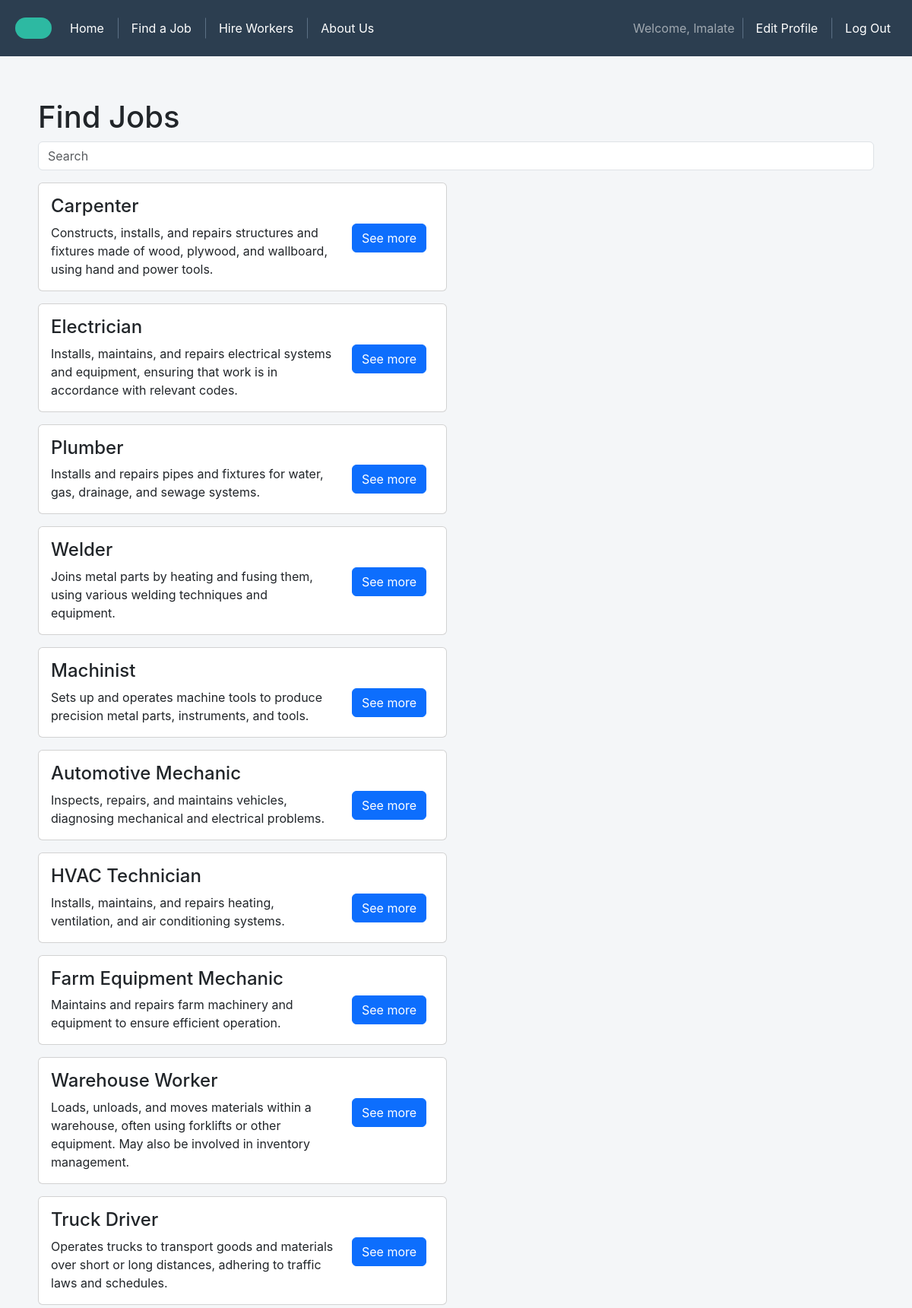
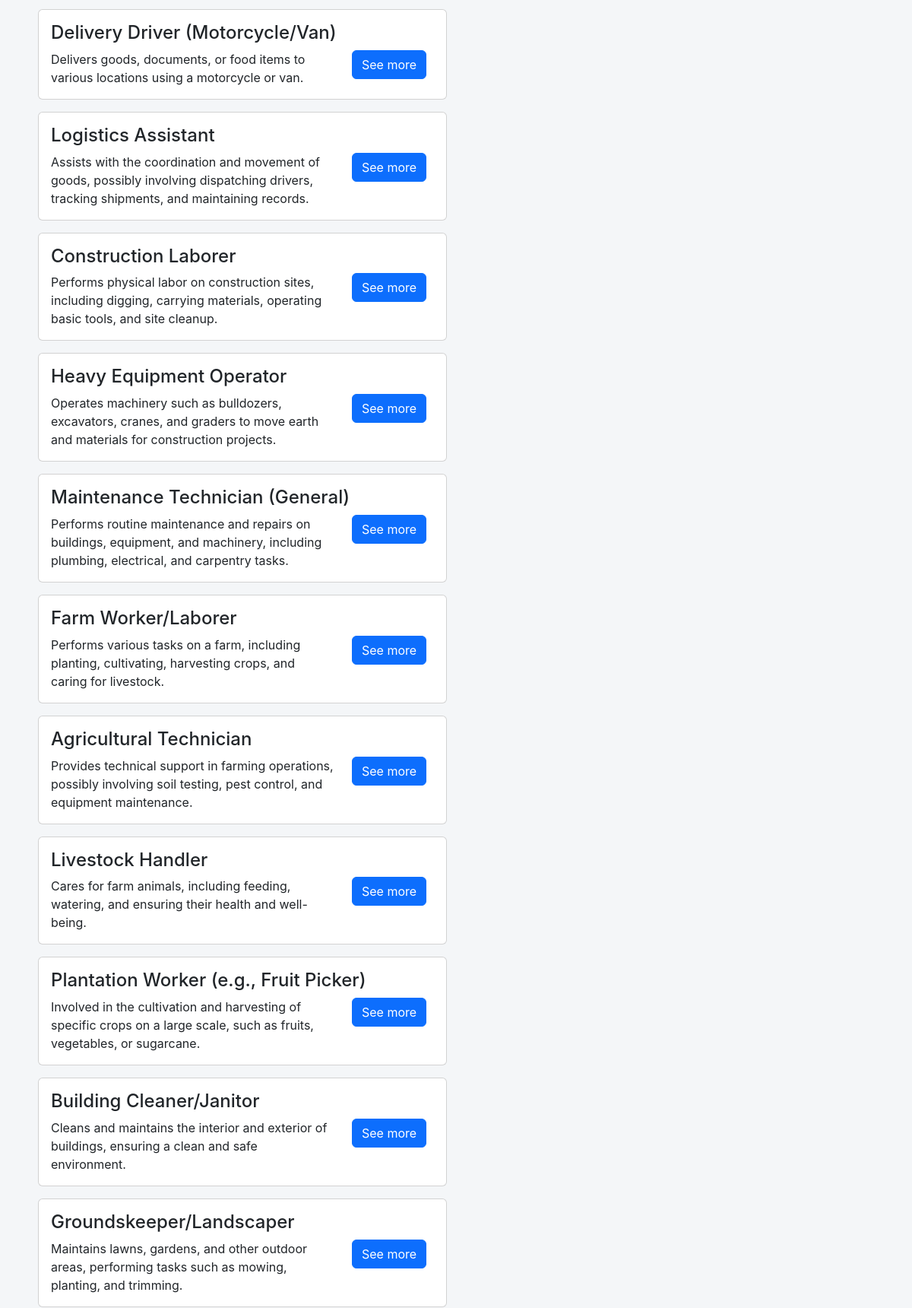
The page /jobs/ (signed in, upper part) on the database its author committed (2 pictures, top to bottom).
### session/models.py (models this page shows, shortened)
class User(AbstractUser):
    USER_TYPE_CHOICES = (
        ('worker', 'Worker'),
        ('employer', 'Employer'),
    )
    username = models.CharField(max_length=20, unique=True)
    user_type = models.CharField(max_length=10, choices=USER_TYPE_CHOICES)
    contact_number = models.CharField(max_length=100, blank=True, null=True)
    objects = UserManager()

### findjob/models.py (models this page shows)
class Job(models.Model):
    name = models.CharField(max_length=255)
    description = models.TextField(blank=True)
    category = models.CharField(max_length=255)
    schedule = models.CharField(max_length=255)
    salary = models.DecimalField(decimal_places=2, max_digits=10)
    details = models.TextField(blank=True)

### findjob/views.py (the view)
# urls.py: path('jobs/', find_jobs_view, name='find_jobs_view'),
@login_required
def find_jobs_view(request, *args, **kwargs):
    jobs = Job.objects.all()
    search_query = request.GET.get("search_query")
    if search_query:
        jobs = jobs.filter(category__icontains=search_query) | \
               jobs.filter(name__icontains=search_query) | \
               jobs.filter(description__icontains=search_query)
    for job in jobs:
        if job.details:
            job.details = job.details.split(",")
    context = {
        "jobs": jobs,
    }
    return render(request, "jobs.html", context)

### findjob/templates/jobs.html (shortened to what this page needs)
{% extends 'base.html' %}
{% load static %}
{% block add_css %}
    <link rel="stylesheet" href="{% static 'css/job.css' %}">
{% endblock %}
{% block nav %}
    {% include 'nav.html' %}
{% endblock %}
{% block content %}
<div class="body-container page-fade-in">
    <h1 class="page-fade-in">Find Jobs</h1>
    <div class="col page-fade-in">
        <form method="GET" class="page-fade-in">
            <div class="row mb-3">
                <div class="col">
                    <input type="text" name="search_query" id="search" class="form-control" placeholder="Search">
                </div>
            </div>
        </form>
    </div>
    <div class="row page-fade-in">
        <div class="col job-list container page-fade-in">
            {% for job in jobs %}
                <div class="card mb-3">
                    <div class="card-body">
                        <h4 class="card-title">{{ job.name }}</h4>
                        <div class="row">
                            <div class="col-sm-9">
                                <p class="card-text float-start">{{ job.description }}</p>
                            </div>
                            <div class="col-sm-3">
                                <button type="button" class="btn btn-primary show-details-btn" id="{{ job.name }}">See more</button>
                            </div>
                        </div>
                    </div>
                </div>
            {% endfor %}
        </div>
        <div class="col">
        </div>
    </div>
</div>
{% endblock %}

### templates/nav.html (shortened to what this page needs)
{% load static %}
<nav class="navbar navbar-expand-sm navbar-dark bg-dark">
    <div class="navbar-brand">
        <div class="nav-logo"></div>
    </div>
    <ul class="navbar-nav me-auto">
        <li class="nav-item">
            <a href="{% url 'homepage_view' %}" class="nav-link">Home</a>
        </li>
        {% if user.is_authenticated %}
            {% if user.user_type == 'worker' %}
                <li class="nav-item">
                    <a href="{% url 'find_jobs_view' %}" class="nav-link">Find a Job</a>
                </li>
            {% elif user.user_type == 'employer' %}
                <li class="nav-item">
                    <a href="{% url 'find_jobs_view' %}" class="nav-link">Find a Job</a>
                </li>
                <li class="nav-item">
                    <a href="{% url 'hire_workers_view' %}" class="nav-link">Hire Workers</a>
                </li>
            {% endif %}
            <li class="nav-item">
                <a href="{% url 'about_view' %}" class="nav-link">About Us</a>
            </li>
        {% else %}
            <li class="nav-item">
                <a href="{% url 'about_view' %}" class="nav-link">About Us</a>
            </li>
        {% endif %}
    </ul>
    <ul class="navbar-nav ms-auto">
        {% if user.is_authenticated %}
            <li class="nav-item">
                <div class="navbar-text">Welcome, {{ user.username }}</div>
            </li>
            {% if user.user_type == 'worker' %}
                <li class="nav-item">
                    <a href="{% url 'edit_profile_view' %}" class="nav-link">Edit Profile</a>
                </li>
            {% elif user.user_type == 'employer' %}
                <li class="nav-item">
                    <a href="{% url 'edit_employer_profile_view' %}" class="nav-link">Edit Profile</a>
                </li>
            {% endif %}
            <li class="nav-item">
                <form method="POST" action="{% url 'logout_view' %}">
                    <button type="submit" class="btn btn-link nav-link">Log Out</button>
                </form>
            </li>
        {% endif %}
    </ul>
</nav>

### static/css/style.css (style rules this page uses)
body { font-family: 'Inter', sans-serif; padding-top: 80px; position: relative; background-color: #f4f6f8; }
.body-container { display: block; margin: 50px; }
.job-list { max-height: calc(100vh - 200px); overflow-y: auto; }

### static/css/nav.css (style rules this page uses)
.navbar { position: fixed; top: 0; left: 0; width: 100%; padding: 10px 20px; background-color: #2c3e50 !important; z-index: 1000; font-family: 'Inter', sans-serif; display: flex; align-items: center; justify-content: space-between; }
.navbar-brand { display: flex; align-items: center; gap: 10px; }
.nav-logo { width: 48px; height: 28px; background-color: #2db9a2; border-radius: 14px; }
.navbar-nav { display: flex; align-items: center; gap: 20px; list-style: none; padding: 0; margin: 0; }
.nav-item { position: relative; }
.nav-link { color: #ffffff; font-size: 1rem; padding: 15px 10px; text-decoration: none; display: block; transition: color 0.3s ease; }
.nav-item + .nav-item::before { content: ""; position: absolute; left: -10px; top: 50%; transform: translateY(-50%); height: 50%; width: 1px; background-color: #5c7085; }
.nav-link::after { content: ''; position: absolute; bottom: 10px; left: 50%; width: 0; height: 2px; background: #2db9a2; transition: all 0.3s ease; }

### static/css/job.css (style rules this page uses)
.page-fade-in { animation: fadeIn 0.4s ease-out forwards; opacity: 0; }

### rows shown on the page
User: username "lmalate"
Job: name "Carpenter", description "Constructs, installs, and repairs structures and fixtures made of wood, plywood, and wallboard, using hand and power tools."
Job: name "Electrician", description "Installs, maintains, and repairs electrical systems and equipment, ensuring that work is in accordance with relevant codes."
Job: name "Plumber", description "Installs and repairs pipes and fixtures for water, gas, drainage, and sewage systems."
Job: name "Welder", description "Joins metal parts by heating and fusing them, using various welding techniques and equipment."
Job: name "Machinist", description "Sets up and operates machine tools to produce precision metal parts, instruments, and tools."
Job: name "Automotive Mechanic", description "Inspects, repairs, and maintains vehicles, diagnosing mechanical and electrical problems."
Job: name "HVAC Technician", description "Installs, maintains, and repairs heating, ventilation, and air conditioning systems."
Job: name "Farm Equipment Mechanic", description "Maintains and repairs farm machinery and equipment to ensure efficient operation."
Job: name "Warehouse Worker", description "Loads, unloads, and moves materials within a warehouse, often using forklifts or other equipment. May also be involved in inventory management."
Job: name "Truck Driver", description "Operates trucks to transport goods and materials over short or long distances, adhering to traffic laws and schedules."
Job: name "Delivery Driver (Motorcycle/Van)", description "Delivers goods, documents, or food items to various locations using a motorcycle or van."
Job: name "Logistics Assistant", description "Assists with the coordination and movement of goods, possibly involving dispatching drivers, tracking shipments, and maintaining records."
Job: name "Construction Laborer", description "Performs physical labor on construction sites, including digging, carrying materials, operating basic tools, and site cleanup."
Job: name "Heavy Equipment Operator", description "Operates machinery such as bulldozers, excavators, cranes, and graders to move earth and materials for construction projects."
Job: name "Maintenance Technician (General)", description "Performs routine maintenance and repairs on buildings, equipment, and machinery, including plumbing, electrical, and carpentry tasks."
Job: name "Farm Worker/Laborer", description "Performs various tasks on a farm, including planting, cultivating, harvesting crops, and caring for livestock."
Job: name "Agricultural Technician", description "Provides technical support in farming operations, possibly involving soil testing, pest control, and equipment maintenance."
Job: name "Livestock Handler", description "Cares for farm animals, including feeding, watering, and ensuring their health and well-being."
Job: name "Plantation Worker (e.g., Fruit Picker)", description "Involved in the cultivation and harvesting of specific crops on a large scale, such as fruits, vegetables, or sugarcane."
Job: name "Building Cleaner/Janitor", description "Cleans and maintains the interior and exterior of buildings, ensuring a clean and safe environment."
Job: name "Groundskeeper/Landscaper", description "Maintains lawns, gardens, and other outdoor areas, performing tasks such as mowing, planting, and trimming."
